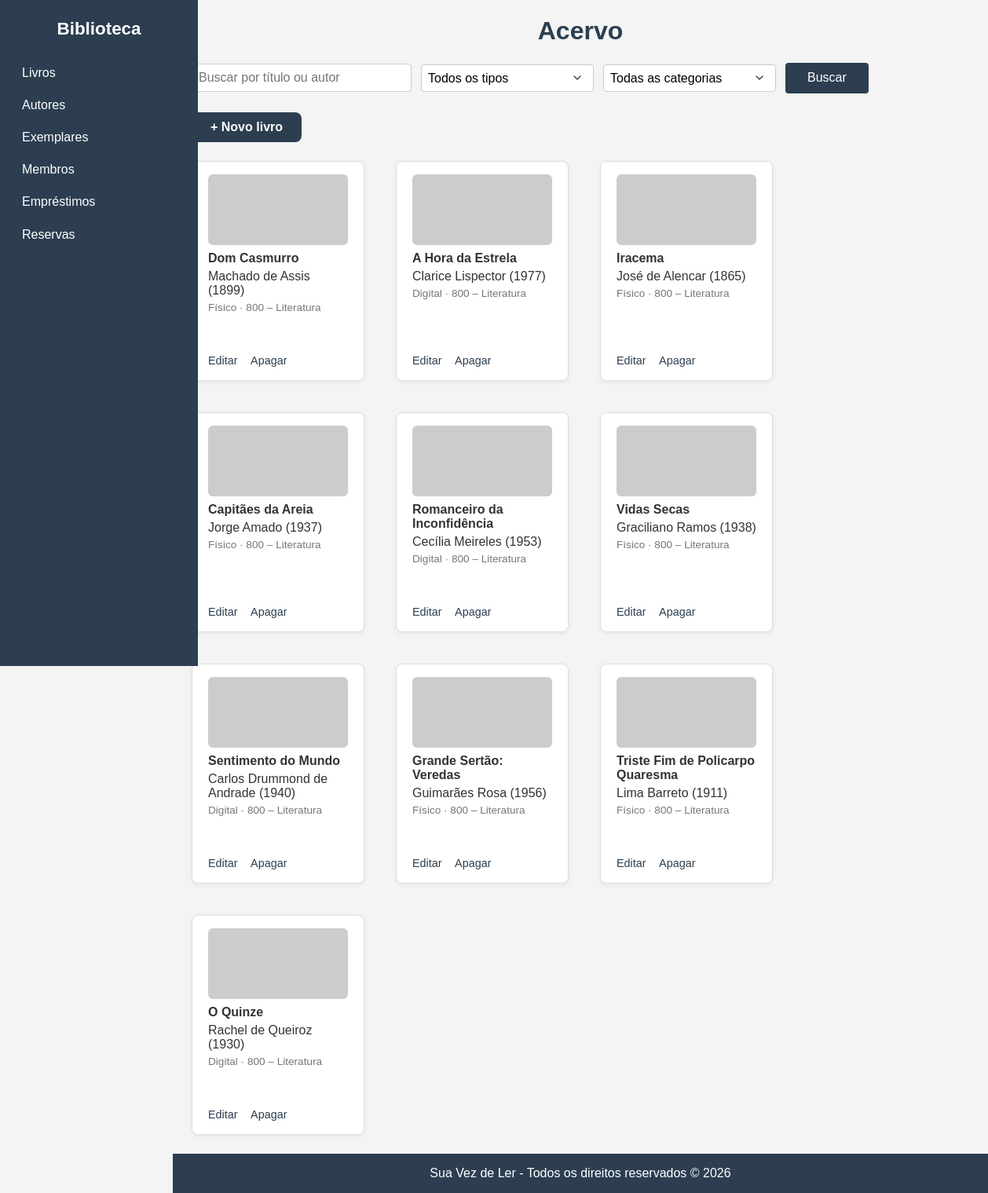
Screenshot of /livros/ with the database file from the repository.
### acervo/models.py (models this page shows, shortened)
class Livro(models.Model):
    TIPO_ACERVO_CHOICES = [
        ('digital', 'Digital'),
        ('fisico', 'Físico'),
    ]
    CATEGORIA_CHOICES = [
        ('000', '000 – Generalidades e Informação'),
        ('100', '100 – Filosofia e Psicologia'),
        ('200', '200 – Religião e Teologia'),
        ('300', '300 – Ciências Sociais e Direito'),
        ('400', '400 – Linguística e Idiomas'),
        ('500', '500 – Ciências Puras (Exatas e Naturais)'),
        ('600', '600 – Ciências Aplicadas (Tecnologia)'),
        ('700', '700 – Artes e Recreação'),
        ('800', '800 – Literatura'),
        ('900', '900 – História e Geografia'),
    ]
    titulo = models.CharField(max_length=200)
    autor = models.ForeignKey(Autor, on_delete=models.PROTECT, related_name='livros')
    ano = models.IntegerField()
    tipo_acervo = models.CharField(
        max_length=10, choices=TIPO_ACERVO_CHOICES, default='fisico'
    )
    categoria = models.CharField(
        max_length=3, choices=CATEGORIA_CHOICES, default='000'
    )
    imagem_url = models.URLField(blank=True, verbose_name='URL da imagem (capa)')

class Autor(models.Model):
    nome = models.CharField(max_length=150)
    imagem_url = models.URLField(blank=True, verbose_name='URL da imagem')
    def __str__(self):
        return self.nome

### acervo/views.py (the view)
# urls.py: path('livros/', views.lista_livros, name='lista'),
def lista_livros(request):
    livros = Livro.objects.select_related('autor').all()
    nome = request.GET.get('nome', '')
    tipo = request.GET.get('tipo', '')
    categoria = request.GET.get('categoria', '')
    condicao = Q()
    if nome:
        condicao &= Q(titulo__icontains=nome) | Q(autor__nome__icontains=nome)
    if tipo:
        condicao &= Q(tipo_acervo=tipo)
    if categoria:
        condicao &= Q(categoria=categoria)
    livros = livros.filter(condicao)
    return render(
        request, 'acervo/lista.html',
        {
            'livros': livros,
            'tipos': Livro.TIPO_ACERVO_CHOICES,
            'categorias': Livro.CATEGORIA_CHOICES,
            'filtro_nome': nome,
            'filtro_tipo': tipo,
            'filtro_categoria': categoria,
        }
    )

### acervo/templates/acervo/lista.html (shortened to what this page needs)
{% extends 'acervo/base.html' %}
{% block conteudo %}
<h1>Acervo</h1>
<form method="get" class="busca">
    <input type="text" name="nome" placeholder="Buscar por título ou autor" value="{{ filtro_nome }}">
    <select name="tipo">
        <option value="">Todos os tipos</option>
    </select>
    <select name="categoria">
        <option value="">Todas as categorias</option>
    </select>
    <button type="submit">Buscar</button>
</form>
<a class="botao-novo" href="{% url 'novo_livro' %}">+ Novo livro</a>
<ul>
    {% for livro in livros %}
        <li>
            <div class="card-corpo">
                {% if livro.imagem_url %}
                    <img class="card-imagem" src="{{ livro.imagem_url }}" alt="Capa de {{ livro.titulo }}">
                {% endif %}
                <strong>{{ livro.titulo }}</strong>
                <span>{{ livro.autor }} ({{ livro.ano }})</span>
                <span class="meta">{{ livro.get_tipo_acervo_display }} · {{ livro.get_categoria_display }}</span>
            </div>
            <div class="card-acoes">
                <a href="{% url 'editar_livro' livro.pk %}">Editar</a>
                <a href="{% url 'apagar_livro' livro.pk %}">Apagar</a>
            </div>
        </li>
    {% empty %}
        <li class="vazio">Nenhum livro encontrado.</li>
    {% endfor %}
</ul>
{% endblock %}

### acervo/static/acervo/style.css (style rules this page uses)
body { font-family: Arial, Helvetica, sans-serif; margin: 0; padding: 0; background-color: #f4f4f4; color: #333; min-height: 100vh; }
h1 { text-align: center; color: #2c3e50; }
ul { list-style: none; margin: 0; padding: 0 1.5rem 1.5rem; display: grid; grid-template-columns: repeat(auto-fill, 220px); row-gap: 2.5rem; column-gap: 2.5rem; justify-content: start; align-items: start; }
li { width: 220px; height: 280px; box-sizing: border-box; background-color: #fff; border: 1px solid #ddd; border-radius: 8px; padding: 1rem 1.25rem; box-shadow: 0 2px 6px rgba(0, 0, 0, 0.06); transition: transform 0.15s ease, box-shadow 0.15s ease; display: flex; flex-direction: column; overflow: hidden; }
.card-corpo { flex: 1; display: flex; flex-direction: column; gap: 0.3rem; overflow: hidden; }
.card-corpo strong { display: -webkit-box; -webkit-line-clamp: 2; -webkit-box-orient: vertical; overflow: hidden; }
.card-imagem { width: 100%; height: 90px; object-fit: cover; border-radius: 6px; margin-bottom: 0.2rem; }
.card-acoes { margin-top: auto; padding-top: 0.5rem; }
li .meta { display: block; color: #777; font-size: 0.85rem; }
li a { color: #2c3e50; text-decoration: none; font-size: 0.9rem; margin-right: 0.75rem; }
form.busca { max-width: none; width: 100%; margin: 0 0 1.5rem; padding: 0 1.5rem; background: none; border: none; box-shadow: none; display: flex; flex-wrap: wrap; gap: 0.75rem; align-items: center; }
form.busca input[type="text"], form.busca select { flex: 0 1 auto; min-width: 160px; }
form.busca input[type="text"] { width: 280px; }
form.busca select { width: 220px; }
form.busca select { appearance: none; -webkit-appearance: none; -moz-appearance: none; background-color: #fff; background-repeat: no-repeat; background-position: right 0.75rem center; background-size: 16px; padding-right: 2.25rem; cursor: pointer; }
form.busca button { width: auto; padding: 0.65rem 1.75rem; margin-top: 0; }
.botao-novo { display: block; width: fit-content; margin: 0 0 1.5rem 1.5rem; background-color: #2c3e50; color: #fff; font-weight: 600; text-decoration: none; padding: 0.65rem 1.5rem; border-radius: 8px; transition: background-color 0.15s ease, transform 0.15s ease; }
form { max-width: 400px; margin: 2rem auto; background-color: #fff; border: 1px solid #ddd; border-radius: 8px; padding: 1.5rem 2rem; box-shadow: 0 2px 6px rgba(0, 0, 0, 0.08); }
form input[type="text"], form input[type="number"], form input[type="email"], form textarea, form select { width: 100%; box-sizing: border-box; padding: 0.5rem; border: 1px solid #ccc; border-radius: 4px; font-size: 1rem; }
form button { display: block; width: 100%; background-color: #2c3e50; color: #fff; border: none; border-radius: 4px; padding: 0.6rem; font-size: 1rem; cursor: pointer; margin-top: 0.5rem; }

### rows the page displays
Livro: titulo "Dom Casmurro", autor "Machado de Assis", ano "1899", tipo_acervo "Físico", categoria "800 – Literatura"
Livro: titulo "A Hora da Estrela", autor "Clarice Lispector", ano "1977", tipo_acervo "Digital", categoria "800 – Literatura"
Livro: titulo "Iracema", autor "José de Alencar", ano "1865", tipo_acervo "Físico", categoria "800 – Literatura"
Livro: titulo "Capitães da Areia", autor "Jorge Amado", ano "1937", tipo_acervo "Físico", categoria "800 – Literatura"
Livro: titulo "Romanceiro da Inconfidência", autor "Cecília Meireles", ano "1953", tipo_acervo "Digital", categoria "800 – Literatura"
Livro: titulo "Vidas Secas", autor "Graciliano Ramos", ano "1938", tipo_acervo "Físico", categoria "800 – Literatura"
Livro: titulo "Sentimento do Mundo", autor "Carlos Drummond de Andrade", ano "1940", tipo_acervo "Digital", categoria "800 – Literatura"
Livro: titulo "Grande Sertão: Veredas", autor "Guimarães Rosa", ano "1956", tipo_acervo "Físico", categoria "800 – Literatura"
Livro: titulo "Triste Fim de Policarpo Quaresma", autor "Lima Barreto", ano "1911", tipo_acervo "Físico", categoria "800 – Literatura"
Livro: titulo "O Quinze", autor "Rachel de Queiroz", ano "1930", tipo_acervo "Digital", categoria "800 – Literatura"
